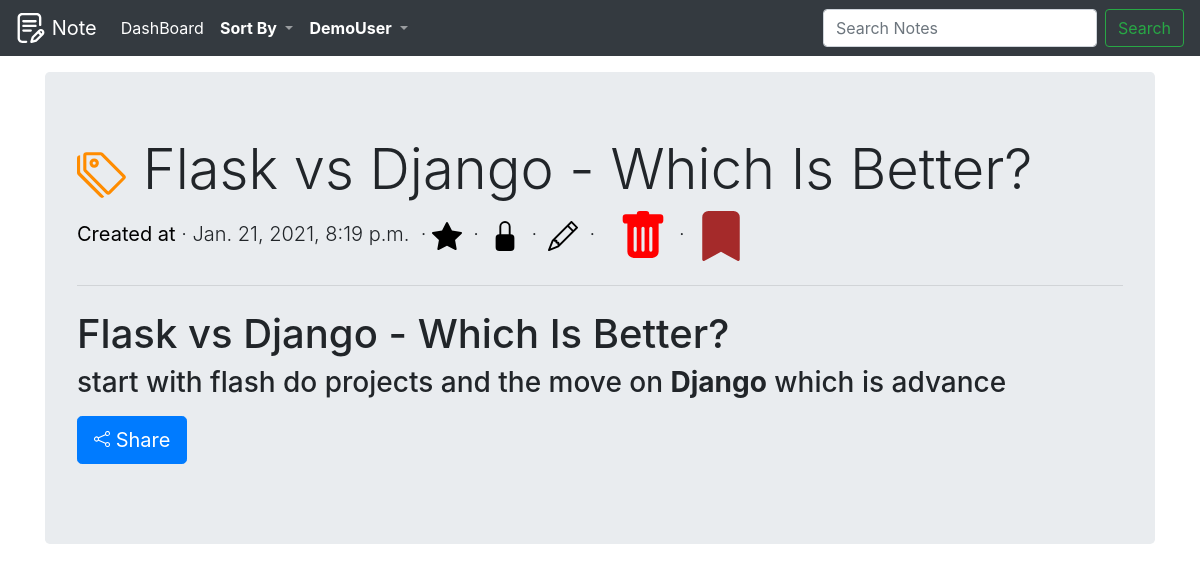
Screenshot of /note/detail/95e32d54-3102-425d-be0f-c8055807f2db/ (signed in) with the database file from the repository.
### notes/models.py (models this page shows, shortened)
class Note(models.Model):
    id=models.UUIDField(primary_key=True,
                    default=uuid.uuid4,
                    editable=False,
                    db_index=True,)
    category = models.ForeignKey(Category, verbose_name="Category",on_delete=models.CASCADE,blank=True)
    heading=models.CharField(max_length=70,blank=False)
    description =models.TextField(blank=True)
    password_required = models.BooleanField(default=False)
    add_to_fav = models.BooleanField(default=False)
    colour_of_notes = models.CharField(
        max_length=9,
        choices=COLOURS_CHOICES,
        default='white',
    )
    author=models.ForeignKey(User,on_delete=models.CASCADE)
    created =models.DateTimeField(auto_now_add=True)
    updated=models.DateTimeField(auto_now=True)
    class Meta:
        get_latest_by='created'
        ordering=('updated',)

### notes/views.py (the view)
# urls.py: path('note/detail/<uuid:pk>/',NoteDetailView,name='note_detail'),
@login_required
def NoteDetailView(request,pk):
	global item_dict
	note=Note.objects.filter(author=request.user).get(id=pk)
	if note.password_required:
		if request.session.get('allow_if_password_is_confirm'):
			request.session['allow_if_password_is_confirm']=False
			item_dict={}
			return render(request,'noteshtmls/note_view.html',{'note':note})
		else:
			item_dict['set_this_detail_view']=note.pk
			return redirect('check_password')
	else:
		return render(request,'noteshtmls/note_view.html',{'note':note})

### notes/templatetags/blog_tags.py (called while the page is built)
@register.filter(name='markdown')
def markdown_format(text):
	return mark_safe(markdown.markdown(text))

### notes/templates/noteshtmls/note_view.html (shortened to what this page needs)
{% extends "base.html" %}
{% load crispy_forms_tags %}
{% load blog_tags %}
{% load static %}
{% block content %}
<div class="jumbotron">
  <h5 class="display-4">
    {% if  note.category.title == "Un taged" %}
      <a href="{% url 'dashboard' %}" title="See All Un-Taged Notes">
        <img src="{% static 'images/untag.svg' %}" alt="From Un Taged" width="50" height="50" title="From Un Taged Notes" >
      </a>
    {% elif  note.category.title  == 'Trash' %}
    <a href="{% url 'show_objects_category' "Trash" %}" title="See All Trash Notes">
      <img src="{% static 'images/trash_fill.svg' %}" alt="Form your Trash" width="50" height="50" >
    </a>
    {% elif  note.category.title  == 'Archive' %}
      <a href="{% url 'show_objects_category' "Archive" %}" title="See All Archive Notes">
        <img src="{% static 'images/archive_fill.svg' %}" alt="Form your Archive" width="50" height="50" title="Form your Archive">
      </a>
    {% endif %}
  {{ note.heading }}</h5>
  <p class="lead"><span style="color: black;font-weight: bolder;">Created at</span> &middot;
      {{ note.created }} &nbsp;&middot;
        {% if  note.add_to_fav %}
          <img src="{% static 'images/star_fill.svg' %}" alt="Started Note" width="30"  title="{{ note.heading }} STARRTED ">
        {% else %}
          <img src="{% static 'images/star.svg' %}" alt="Unstarted Note " width="30" title="{{ note.heading }} Not STARRTED ">
        {% endif %}
        &nbsp;&middot;&nbsp;
        {% if  note.password_required %}
          <img src="{% static 'images/Lockfill.svg' %}" alt="Lock Note " width="30" title="{{ note.heading }} Lock ">
        {% else %}
          <img src="{% static 'images/Unlock.svg' %}" alt="UnLock Note" width="30" title="{{ note.heading }} Not Lock ">
        {% endif %}
        &nbsp;&middot;&nbsp;
        <a href="{% url 'note_update' note.id %}" title="Edit Note">
            <img src="{% static 'images/edit_note.svg' %}" alt="Edit Note" title="Edit Note" height="30" width="30" >
        </a>&nbsp;&middot;&nbsp;&nbsp;&nbsp;
      {% if  note.category.title == "Un taged" %}
        <a href="{% url 'move_to_trash' note.pk %}" title="">
          <img src="{% static 'images/trash_fill.svg' %}" alt="Add To Trash" width="50" height="50" title="Add To Trash" >
          </a>
        &nbsp;&middot;&nbsp;
        <a href="{% url 'move_to_archive' note.pk %}" title="">
        <img src="{% static 'images/archive_fill.svg' %}" alt="Add To Archive" width="50" height="50" title="Add To Archive">
        </a>
    {% endif %}
   </p>
  <hr class="my-4">
  <p>{{ note.description|markdown }}</p>
  <p class="lead">
    <a href="{% url 'share_note_by_email' note.id %}" title="">
  	<button type="button" class="btn btn-primary btn-lg">
    Share
    </button></a>
  </p>
</div>
{% endblock %}

### templates/navi.html (shortened to what this page needs)
{% load static %}
{% block nav %}
  <nav class="navbar navbar-icon-top navbar-expand-lg navbar-dark bg-dark" style="position: fixed;width: 100%">
    <a class="navbar-brand" href="{% url 'intropage' %}">
    	<img src="{% static 'images/logo.svg' %}" alt="Notes Logo" width="30" height="30" class="d-inline-block align-top">
      Note
    </a>
{% if request.user.is_authenticated %}
    <div class="collapse navbar-collapse" id="navbarsExampleDefault">
      <ul class="navbar-nav mr-auto">
        <li class="nav-item active">
          <a class="nav-link" href="{% url 'dashboard' %}">
            DashBoard
            </a>
        </li>
       <li class="nav-item dropdown">
          <a class="nav-link dropdown-toggle" href="#" id="navbarDropdown" role="button" data-toggle="dropdown" aria-haspopup="true" aria-expanded="false">
            <b style="color: white">Sort By</b>
          </a>
      </div>
        <li class="nav-item dropdown">
          <a class="nav-link dropdown-toggle" href="#" id="navbarDropdown" role="button" data-toggle="dropdown" aria-haspopup="true" aria-expanded="false">
            <b style="color: white">{{ user.username }} </b>
          </a>
        </li>
      <form class="form-inline my-2 my-lg-0" action="{% url 'search_results' %}" method="get">
        <input class="form-control mr-sm-2" name="q" type="text" placeholder="Search Notes" aria-label="Search">
        <button class="btn btn-outline-success my-2 my-sm-0" type="submit">Search</button>
      </form>
{% endif %}
  </nav>
{% endblock nav %}

### notes_app/static/css/base.css (style rules this page uses)
a { text-decoration: none !important; }
nav { z-index: 1 !important; }

### rows the page displays
Note: heading "Flask vs Django - Which Is Better?", created "Jan. 21, 2021, 8:19 p.m.", description "Flask vs Django - Which Is Better? start with flash do projects and the move on Django which is advance"

### other values shown
{{ user.username }} "DemoUser"
